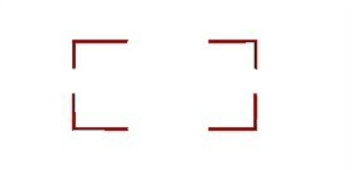
#> input picture 练习/xianbianhuan.png, 352 x 170 px
$ python '练习26 霍夫线变换.py'
#> lines starting #> are read from the running program, lines starting #| are printed output that depends on the picture; after the words box and inside, x2 and y2 are one past the last pixel; in counts of white or black regions, pixels touching at a corner belong together
# -*- 练习26 -*-
"""
功能：霍夫线变换
作者：fenghuohuo
日期：2021年9月16日
"""

import cv2
import numpy as np

img = cv2.imread("xianbianhuan.png")
#> img is the input picture: shape (170, 352, 3); mean B, G, R 250.1, 250.2, 251.8

gray = cv2.cvtColor(img,cv2.COLOR_BGR2GRAY)
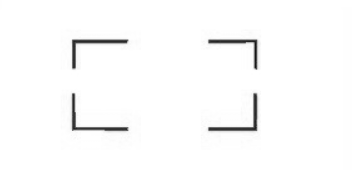
#> gray: shape (170, 352); min 19, max 255, mean 250.7

edges = cv2.Canny(gray,50,200)
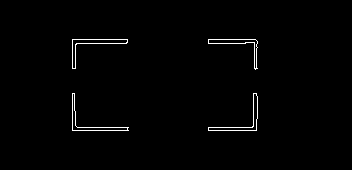
#> edges: shape (170, 352); 1.1% white in thin lines or dots, all inside (x1, y1, x2, y2) = (72, 39, 258, 131)

# 概率霍夫变换函数
lines = cv2.HoughLines(edges,1,np.pi/180,30)
#> lines = 39 rows, first 8: [130, 1.57], [39, 1.57], [127, 1.57], [43, 1.57], [72, 0], [255, 0.0175], [131, 1.55], [126, 1.59]

lines = cv2.HoughLinesP(edges,1,np.pi/180,threshold=30,maxLineGap=200)
#> lines = [[72, 43, 257, 43], [72, 130, 256, 130], [72, 127, 256, 127], [72, 39, 255, 39], [253, 126, 254, 42], [72, 129, 72, 40], [256, 40, 257, 118], [74, 110, 75, 44]]
'''
概率霍夫变换函数
HoughLinesP(image, rho, theta, threshold)
image：二值图（边缘检测器的输出）；
rho：距离分辨率，以像素为单位；一般用1 像素
theta：角度分辨率，单位为弧度；一般用np.pi/180度
threshold：交点的最小曲线数量大于阈值，才被视为一条直线。
maxLineGap：这是一个可选参数，表示两个线段之间的gap(缺口)小于该值，则进行连接
'''


# 得到所有线段的端点
for line in lines:
    x1, y1, x2, y2 = line[0]
    cv2.line(img, (x1, y1), (x2, y2), (0,255,0))
#> this loop made 8 passes
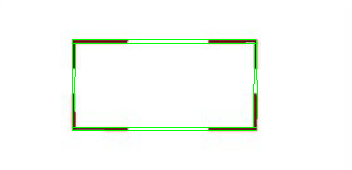
#> img: shape (170, 352, 3); 1.77% of pixels changed, all inside (x1, y1, x2, y2) = (72, 39, 258, 131)

cv2.imshow('img', img)
if cv2.waitKey(0) == ord('q'):
#> (key q is pressed here)
    cv2.destroyAllWindows()

$ run again, with 练习/angle=30.png copied over 练习/xianbianhuan.png
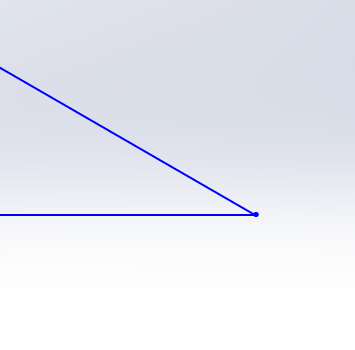
#> input picture 练习/angle=30.png, 355 x 350 px
#> img is the input picture: shape (350, 355, 3); mean B, G, R 242.5, 234.2, 232.1
#> `edges = cv2.Canny(gray,50,200)`:
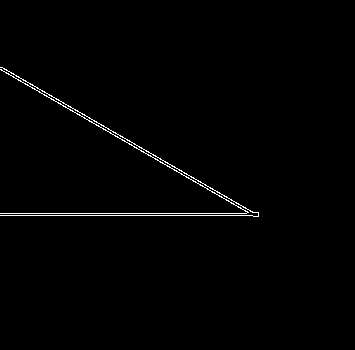
#> edges: shape (350, 355); 0.93% white in thin lines or dots, all inside (x1, y1, x2, y2) = (0, 67, 259, 217)
#> `lines = cv2.HoughLines(edges,1,np.pi/180,30)`: lines = 29 rows, first 8: [215, 1.57], [213, 1.57], [60, 2.09], [57, 2.09], [55, 2.11], [62, 2.08], [216, 1.55], [212, 1.59]
#> `lines = cv2.HoughLinesP(edges,1,np.pi/180,threshold=30,maxLineGap=200)`: lines = [[2, 67, 258, 215], [0, 215, 252, 215], [0, 213, 258, 213], [0, 69, 254, 216], [0, 67, 258, 216], [1, 69, 256, 216]]
#> the loop `for line in lines:` made 6 passes
#> after the loop `for line in lines:`:
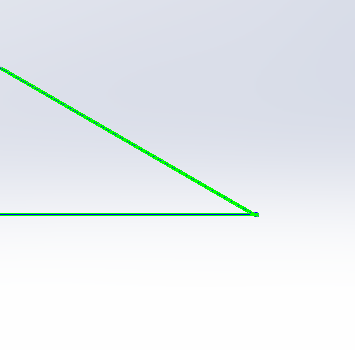
#> img: shape (350, 355, 3); 1.2% of pixels changed, all inside (x1, y1, x2, y2) = (0, 67, 259, 217)
